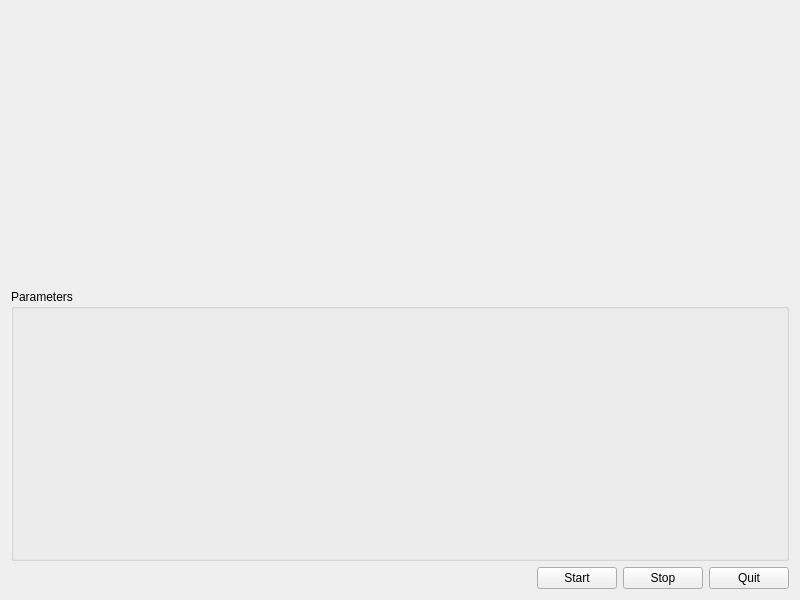
<?xml version="1.0" encoding="UTF-8"?>
<ui version="4.0">
 <class>StaticTestWindowClass</class>
 <widget class="QWidget" name="StaticTestWindowClass">
  <property name="geometry">
   <rect>
    <x>0</x>
    <y>0</y>
    <width>800</width>
    <height>600</height>
   </rect>
  </property>
  <property name="minimumSize">
   <size>
    <width>800</width>
    <height>600</height>
   </size>
  </property>
  <property name="maximumSize">
   <size>
    <width>800</width>
    <height>600</height>
   </size>
  </property>
  <property name="windowTitle">
   <string>Static Test Window</string>
  </property>
  <layout class="QGridLayout" name="gridLayout">
   <item row="1" column="1" colspan="4">
    <widget class="QGroupBox" name="groupBox">
     <property name="minimumSize">
      <size>
       <width>0</width>
       <height>200</height>
      </size>
     </property>
     <property name="title">
      <string>Parameters</string>
     </property>
    </widget>
   </item>
   <item row="2" column="1">
    <spacer name="horizontalSpacer">
     <property name="orientation">
      <enum>Qt::Horizontal</enum>
     </property>
     <property name="sizeHint" stdset="0">
      <size>
       <width>40</width>
       <height>20</height>
      </size>
     </property>
    </spacer>
   </item>
   <item row="2" column="3">
    <widget class="QPushButton" name="pushButton_2">
     <property name="text">
      <string>Stop</string>
     </property>
    </widget>
   </item>
   <item row="2" column="4">
    <widget class="QPushButton" name="pushButton_3">
     <property name="text">
      <string>Quit</string>
     </property>
    </widget>
   </item>
   <item row="0" column="1" colspan="4">
    <widget class="QwtPlot" name="qwtPlot"/>
   </item>
   <item row="2" column="2">
    <widget class="QPushButton" name="pushButton">
     <property name="text">
      <string>Start</string>
     </property>
    </widget>
   </item>
  </layout>
 </widget>
 <layoutdefault spacing="6" margin="11"/>
 <customwidgets>
  <customwidget>
   <class>QwtPlot</class>
   <extends>QFrame</extends>
   <header>qwt_plot.h</header>
  </customwidget>
 </customwidgets>
 <resources/>
 <connections/>
</ui>
